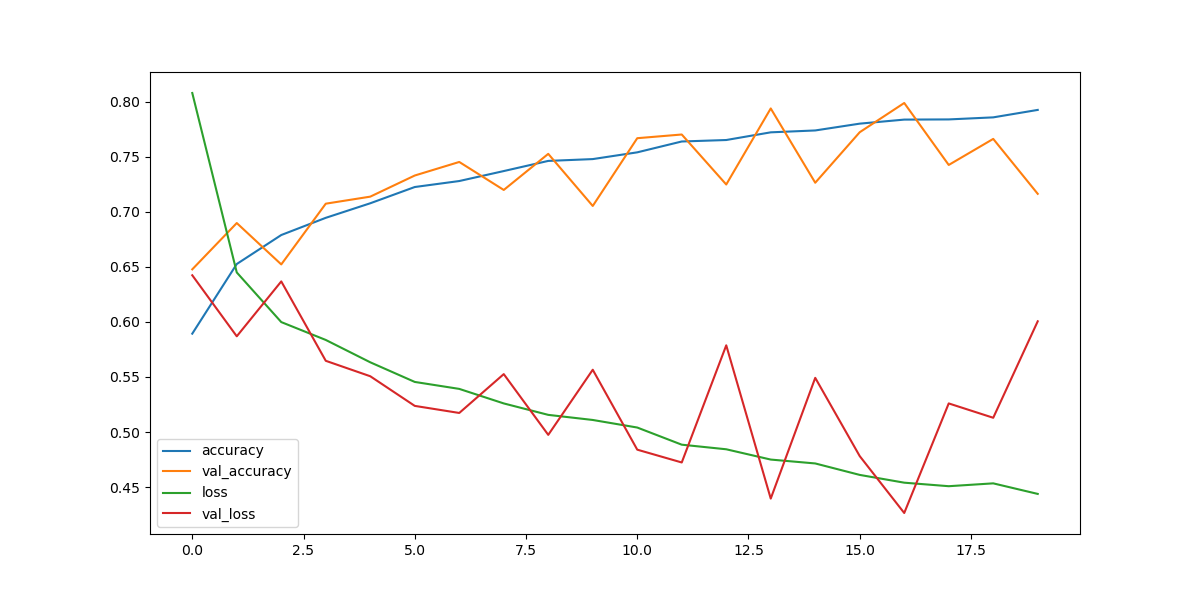

Here is the Python script that generated this plot:
import itertools
from os import listdir

import tensorflow as tf
from sklearn.metrics import confusion_matrix
import numpy as np
from numpy import asarray, load, save
from sklearn.model_selection import train_test_split
from tensorflow.keras.callbacks import (
    EarlyStopping,
    History,
    ModelCheckpoint,
    ReduceLROnPlateau,
)
from tensorflow.keras.layers import (
    BatchNormalization,
    Conv2D,
    Dense,
    Dropout,
    Flatten,
    MaxPooling2D,
)
from tensorflow.keras.models import Sequential
from tensorflow.keras.optimizers import SGD
from tensorflow.keras.preprocessing.image import img_to_array, load_img

# check if gpu is available
print(tf.config.list_physical_devices("GPU"))

if 0:
    photos, labels = [], []

    folder = "dogs-cats-mini"

    for file in listdir(folder):
        output = 0.0
        if file.startswith("cat"):
            output = 1.0
        photo = img_to_array(load_img(f"{folder}/{file}", target_size=(50, 50)))
        photos.append(photo)
        labels.append(output)

    for photo in photos:
        photo = tf.expand_dims(photo, axis=0)

    photos = asarray(photos)
    labels = asarray(labels)

    save("ex3_photos.npy", photos)
    save("ex3_labels.npy", labels)

photos = load("ex3_photos.npy")
labels = load("ex3_labels.npy")

print(photos.shape, labels.shape)


train_photos, test_photos, train_labels, test_labels = train_test_split(
    photos, labels, test_size=0.25
)

model = Sequential()

model.add(Conv2D(32, (3, 3), activation="relu", input_shape=(50, 50, 3)))
model.add(BatchNormalization())
model.add(MaxPooling2D(pool_size=(2, 2)))
model.add(Dropout(0.25))

model.add(Conv2D(64, (3, 3), activation="relu"))
model.add(BatchNormalization())
model.add(MaxPooling2D(pool_size=(2, 2)))
model.add(Dropout(0.25))

model.add(Conv2D(128, (3, 3), activation="relu"))
model.add(BatchNormalization())
model.add(MaxPooling2D(pool_size=(2, 2)))
model.add(Dropout(0.25))

model.add(Flatten())
model.add(Dense(512, activation="relu"))
model.add(BatchNormalization())
model.add(Dropout(0.5))
model.add(Dense(2, activation="softmax"))  # 2 because we have cat and dog classes

model.compile(
    loss="categorical_crossentropy", optimizer="rmsprop", metrics=["accuracy"]
)

model.summary()

early_stop = EarlyStopping(patience=10)

learning_rate_reduction = ReduceLROnPlateau(
    monitor="val_acc", patience=2, verbose=1, factor=0.5, min_lr=0.00001
)

train_datagen = tf.data.Dataset.from_tensor_slices((train_photos, train_labels))
test_datagen = tf.data.Dataset.from_tensor_slices((test_photos, test_labels))


opt = SGD(learning_rate=0.001, momentum=0.9)
model.compile(optimizer=opt, loss="binary_crossentropy", metrics=["accuracy"])

history = History()
model_checkpoint = ModelCheckpoint(
    "ex3.model", monitor="val_accuracy", save_best_only=True
)

train_labels = tf.keras.utils.to_categorical(train_labels, num_classes=2)
test_labels = tf.keras.utils.to_categorical(test_labels, num_classes=2)


model.fit(
    train_photos,
    train_labels,
    epochs=20,
    validation_data=(test_photos, test_labels),
    callbacks=[history, model_checkpoint],
)


import matplotlib.pyplot as plt

plt.figure(figsize=(12, 6))
plt.plot(history.history["accuracy"], label="accuracy")
plt.plot(history.history["val_accuracy"], label="val_accuracy")
plt.plot(history.history["loss"], label="loss")
plt.plot(history.history["val_loss"], label="val_loss")
plt.legend()
plt.savefig("ex3.png")
plt.show()

# confusion matrix using matplotlib
import matplotlib.pyplot as plt

# Assuming 'odel' and 'test_photos', 'test_labels' are defined in the previous code

# Make predictions
predictions = model.predict(test_photos)

# Convert predictions to binary labels
predicted_labels = np.argmax(predictions, axis=1)

# Create confusion matrix
cm = confusion_matrix(np.argmax(test_labels, axis=1), predicted_labels)

# Define labels for the confusion matrix
class_names = ["Cat", "Dog"]


# Plot confusion matrix
def plot_confusion_matrix(
    cm, classes, normalize=False, title="Confusion matrix", cmap=plt.cm.Blues
):
    if normalize:
        cm = cm.astype("float") / cm.sum(axis=1)[:, np.newaxis]
        print("Normalized confusion matrix")
    else:
        print("Confusion matrix, without normalization")

    print(cm)

    plt.imshow(cm, interpolation="nearest", cmap=cmap)
    plt.title(title)
    plt.colorbar()
    tick_marks = np.arange(len(classes))
    plt.xticks(tick_marks, classes, rotation=45)
    plt.yticks(tick_marks, classes)

    fmt = ".2f" if normalize else "d"
    thresh = cm.max() / 2.0
    for i, j in itertools.product(range(cm.shape[0]), range(cm.shape[1])):
        plt.text(
            j,
            i,
            format(cm[i, j], fmt),
            horizontalalignment="center",
            color="white" if cm[i, j] > thresh else "black",
        )

    plt.ylabel("True label")
    plt.xlabel("Predicted label")
    plt.tight_layout()


# Call the function to plot the confusion matrix
plot_confusion_matrix(cm, class_names)
plt.savefig("ex3_confusion_matrix.png")
plt.show()

model.evaluate(test_photos, test_labels)
